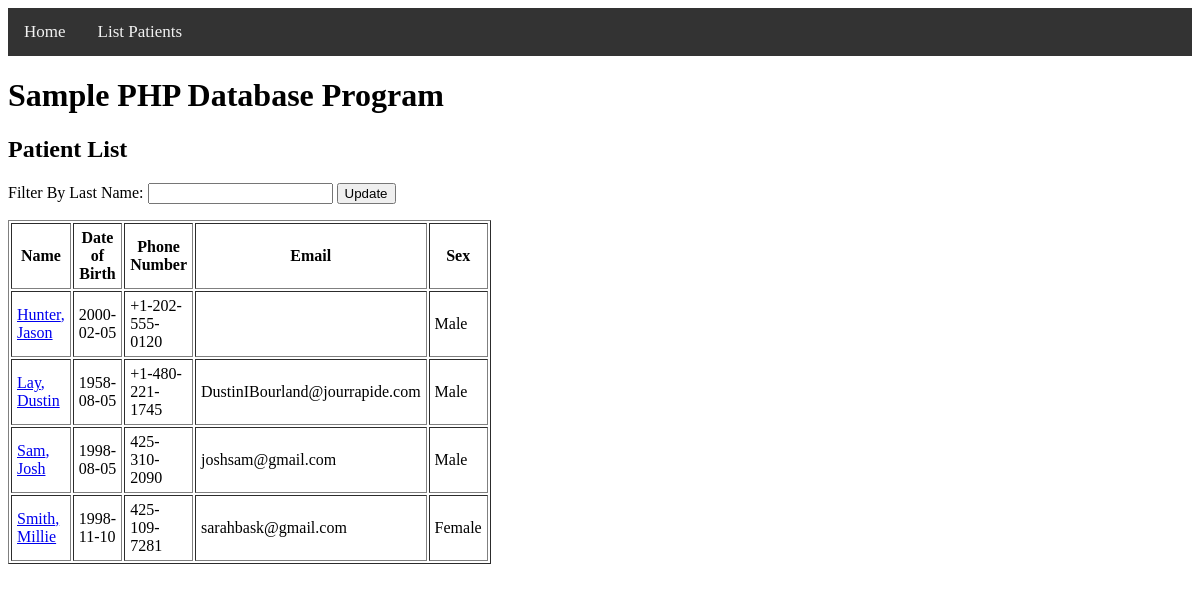
/DatabaseWebsiteProgramming/list_patients.php, run on the app's committed database.
### tables this page shows
CREATE TABLE `Person` (
  `deathDateID` int(11) DEFAULT NULL,
  `locationID` int(11) DEFAULT NULL,
  `personID` int(11) NOT NULL,
  `FirstName` varchar(50) DEFAULT NULL,
  `LastName` varchar(50) DEFAULT NULL,
  `DateOfBirth` date DEFAULT NULL,
  `TelephoneNo` varchar(20) DEFAULT NULL,
  `Email` varchar(200) DEFAULT NULL,
  `sexCode` varchar(50) NOT NULL,
  `organizationID` int(11) DEFAULT NULL
);

### DatabaseWebsiteProgramming/list_patients.php (the view, shortened to what this page needs)
<?php
require_once 'config.inc.php';
?>
<html>
<head>
    <link rel="stylesheet" href="base.css">
</head>
<body>
<?php
require_once 'header.inc.php';
?>
<div>
    <h2>Patient List</h2>
    <form method="post">
            Filter By Last Name: <input type="text" name="userQuery">
            <button type="submit">Update</button>
    </form>
    <?php
    $conn = new mysqli($servername, $username, $password, $database, $port);
    $userQuery = "";
    $sql = "SELECT personID,lastName,firstName,dateOfBirth,telephoneNo,email,sexCode FROM Person P WHERE P.personID IN (SELECT CRPS.personID FROM CovidReportPersonRole CRPS WHERE CRPS.roleCode = 'Patient') AND lastName LIKE CONCAT('%',?,'%') ORDER BY lastName";
    $stmt = $conn->stmt_init();
    if (!$stmt->prepare($sql)) {
        echo "failed to prepare";
    }
    else {
        $stmt->bind_param('s', $userQuery);
        $stmt->execute();
        $stmt->bind_result($personID, $lastName, $firstName, $dateOfBirth, $telephoneNo, $email, $sexCode);
        echo '<table border="1" width="400" cellpadding="5">';
        echo "<tr>";
        echo "<th>Name</th>";
        echo "<th>Date of Birth</th>";
        echo "<th>Phone Number</th>";
        echo "<th>Email</th>";
        echo "<th>Sex</th>";
		echo "</tr>";
        while ($stmt->fetch()) {
			echo '<tr>';
            echo '<td><a href="show_patient.php?id='  . $personID . '">' . $lastName . ', ' . $firstName .'</a></td>';
			echo '<td>'.$dateOfBirth.'</td>';
			echo '<td>'.$telephoneNo.'</td>';
			echo '<td>'.$email.'</td>';
			echo '<td>'.$sexCode.'</td>';
			echo '</tr>';
        }
        echo "</table>";
    }
    ?>
</div>
</body>
</html>

### data on the page
person: LastName "Hunter", FirstName "Jason", DateOfBirth "2000-02-05", TelephoneNo "+1-202-555-0120", sexCode "Male"
person: LastName "Lay", FirstName "Dustin", DateOfBirth "1958-08-05", TelephoneNo "+1-480-221-1745", Email "DustinIBourland@jourrapide.com", sexCode "Male"
person: LastName "Sam", FirstName "Josh", DateOfBirth "1998-08-05", TelephoneNo "425-310-2090", Email "joshsam@gmail.com", sexCode "Male"
person: LastName "Smith", FirstName "Millie", DateOfBirth "1998-11-10", TelephoneNo "425-109-7281", Email "sarahbask@gmail.com", sexCode "Female"
